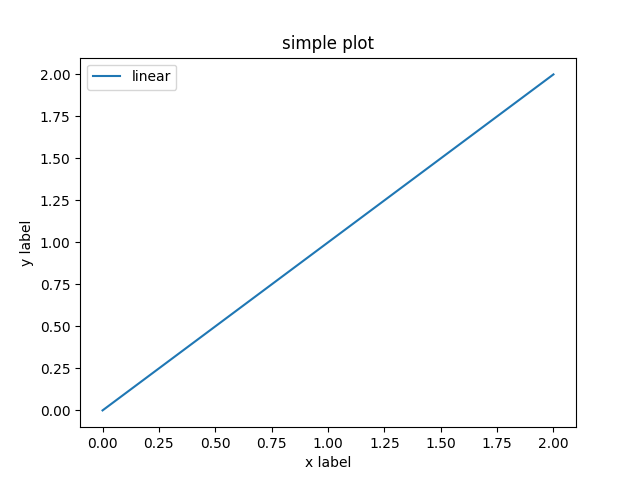

The script that saved this image:
##########################
# Module 4A - Matplotlib #
##########################

import numpy as np
import matplotlib.pyplot as plt

# slides 10 - 16
x = np.linspace(0,2,100)

plt.plot(x, x, label='linear')

plt.xlabel('x label')
plt.ylabel('y label')
plt.title('simple plot')
plt.legend()

#plt.show()
plt.savefig('line_plot.png')

